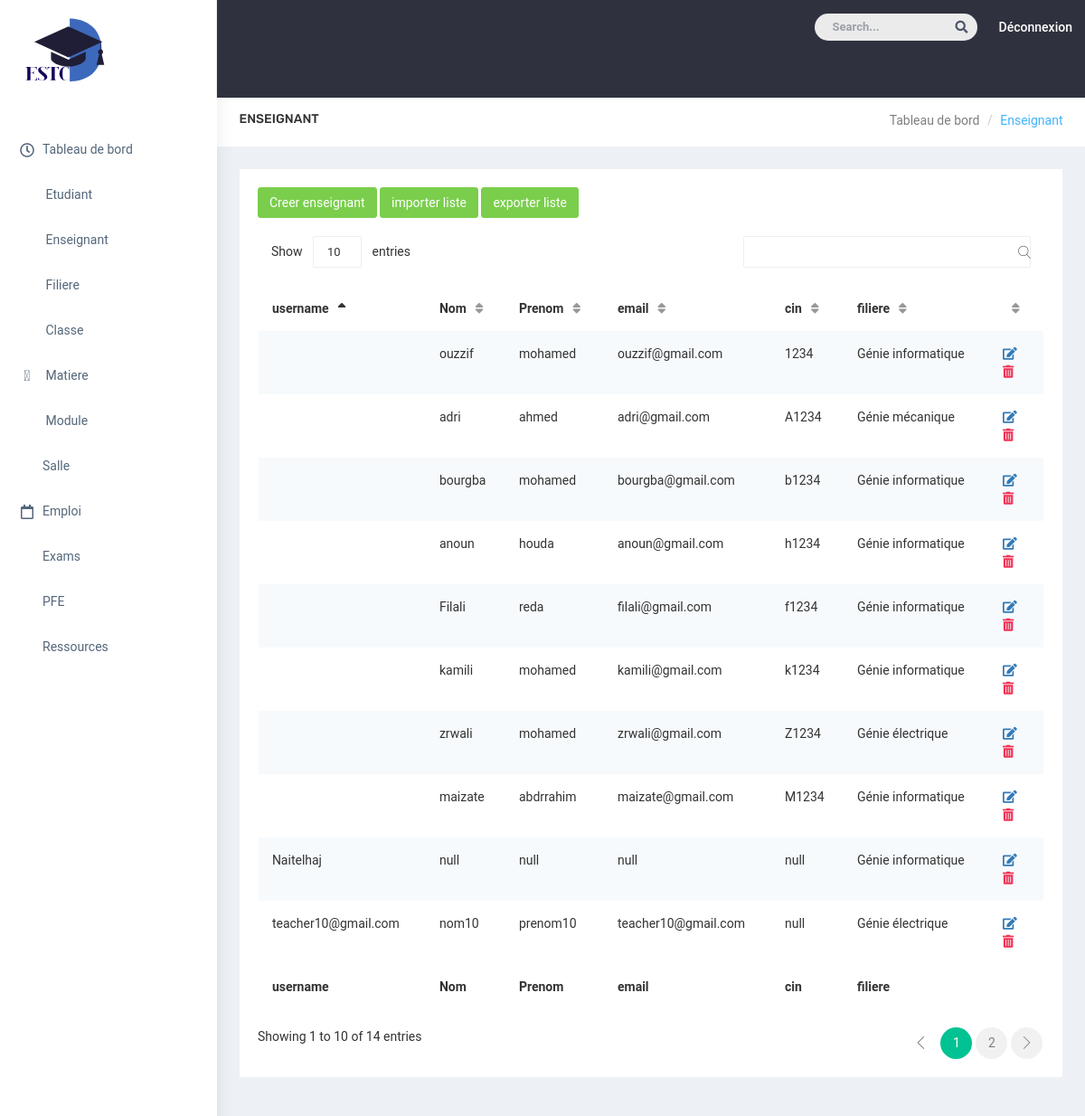
/useradmin/teacher/, run on the app's committed database.
### gestioncours/models.py (models this page shows, shortened)
class Enseignant(models.Model):
    user = models.OneToOneField(User, null=True ,on_delete = models.CASCADE)
    nom = models.CharField(max_length=60,default="null")
    prenom = models.CharField(max_length=60,default="null")
    cin = models.CharField(max_length=10,default="null")
    tel = models.IntegerField(default=0)
    email = models.CharField(max_length=25,default="null")
    grade = models.TextField(default="null")
    address_pro = models.TextField(default='null')
    filiere= models.ForeignKey(Filiere, on_delete=models.CASCADE,blank="true")

class Filiere(models.Model):
   nom_filiere = models.TextField()
   responsable = models.TextField()
   def __str__(self):
        return self.  nom_filiere

### gestioncours/views.py (the view)
# urls.py: path('useradmin/teacher/', views.enseignant, name="enseignant"),
def enseignant(request):
    enseignant = Enseignant.objects.all()
    return render(request,'enseignant.html',{'enseignant' : enseignant})

### templates/enseignant.html (shortened to what this page needs)
{% extends 'admin-template.html'%}
{% block content%}
            <div id="page-wrapper">
                <div class="container-fluid">
                    <div class="row bg-title">
                        <div class="col-lg-3 col-md-4 col-sm-4 col-xs-12">
                            <h4 class="page-title">Enseignant</h4>
                        </div>
                        <div class="col-lg-9 col-sm-8 col-md-8 col-xs-12">
                            <ol class="breadcrumb">
                                <li><a href="#">Tableau de bord</a></li>
                                <li class="active">Enseignant</li>
                            </ol>
                        </div>
                    </div>
       <div class="row">
         <div class="col-lg-12 col-md-12 col-sm-12 col-xs-12">
                        <div class="data-table-list">
                          <div class="basic-tb-hd">
                          <a href="{% url 'create_enseignant' %}" class="btn btn-success"> Creer enseignant</a>
                          <a href="{% url 'upload_enseignant' %}" class="btn btn-success"> importer liste</a>
                          <a href="{% url 'export_enseignant' %}" class="btn btn-success"> exporter liste</a>
                          </div>
                            <div class="table-responsive">
                                <table id="data-table-basic" class="table table-striped">
                                    <thead>
                                        <tr>
                                            <th>username</th>
                                            <th>Nom</th>
                                            <th>Prenom</th>
                                            <th>email</th>
                                            <th>cin</th>
                                            <th>filiere</th>
                                            <th></th>
                                        </tr>
                                    </thead>
                                    <tbody>
                                      {%for item in enseignant %}
                                        <tr>
                                              <td> {{item.user.username}}</td>
                                              <td> {{item.nom}}</td>
                                              <td>{{item.prenom}}</td>
                                              <td>{{item.email}}</td>
                                              <td>{{item.cin}}</td>
                                              <td>{{item.filiere}}</td>
                                              <td>
                                                <a href="{% url 'update_enseignant' item.id %}"> <i class="fas fa-edit"></i> </a>
                                                <a class="text-danger" href="{% url 'delete_enseignant' item.id %}"> <i class="fas fa-trash-alt"></i> </a>
                                              </td>
                                        </tr>
                                      {% endfor %}
                                    </tbody>
                                               <tfoot>
                                                 <tr>
                                                   <th>username</th>
                                                   <th>Nom</th>
                                                   <th>Prenom</th>
                                                   <th>email</th>
                                                   <th>cin</th>
                                                   <th>filiere</th>
                                                   <th></th>
                                                 </tr>
                                    </tfoot>
                                </table>
                            </div>
                        </div>
                    </div>
       </div>
                    </div>
                </div>
            {% endblock %}

### static/css/colors/default.css (style rules this page uses)
body { background: #fff; }
.bg-title .breadcrumb .active { color: #41b3f9; }

### data on the page
Enseignant: nom "ouzzif", prenom "mohamed", email "ouzzif@gmail.com", cin "1234", filiere "Génie informatique"
Enseignant: nom "adri", prenom "ahmed", email "adri@gmail.com", cin "A1234", filiere "Génie mécanique"
Enseignant: nom "bourgba", prenom "mohamed", email "bourgba@gmail.com", cin "b1234", filiere "Génie informatique"
Enseignant: nom "anoun", prenom "houda", email "anoun@gmail.com", cin "h1234", filiere "Génie informatique"
Enseignant: nom "Filali", prenom "reda", email "filali@gmail.com", cin "f1234", filiere "Génie informatique"
Enseignant: nom "kamili", prenom "mohamed", email "kamili@gmail.com", cin "k1234", filiere "Génie informatique"
Enseignant: nom "zrwali", prenom "mohamed", email "zrwali@gmail.com", cin "Z1234", filiere "Génie électrique"
Enseignant: nom "maizate", prenom "abdrrahim", email "maizate@gmail.com", cin "M1234", filiere "Génie informatique"
Enseignant: user.username "teacher10@gmail.com", nom "nom10", prenom "prenom10", email "teacher10@gmail.com", cin "null", filiere "Génie électrique"
Enseignant: user.username "Naitelhaj", nom "null", prenom "null", email "null", cin "null", filiere "Génie informatique"
